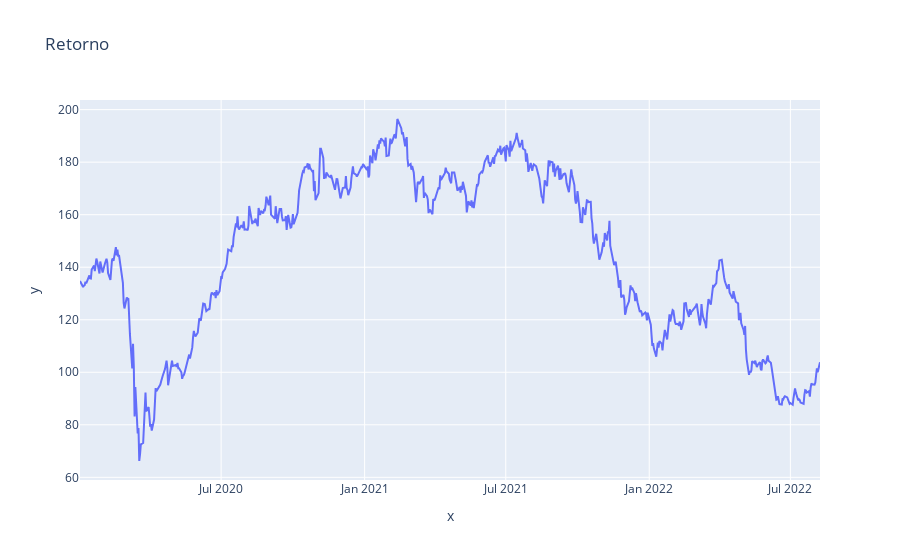

Source (notebook cell):
### Markdown cell above
## Retorno

### Code cell
figura = px.line(x=datas, y=dataset['Taxa retorno'], title='Retorno')
figura.show()

### Figure 1 — Plotly figure (JSON) as saved in the notebook; plotly's stock layout.template omitted (floating-point values rounded to 4 significant figures; data arrays with more than 128 entries replaced by an {"elided": "..."} marker saying what was removed)
{"data": [{"hovertemplate": "x=%{x}<br>y=%{y}<extra></extra>", "legendgroup": "", "line": {"color": "#636efa", "dash": "solid"}, "marker": {"symbol": "circle"}, "mode": "lines", "name": "", "orientation": "v", "showlegend": false, "type": "scatter", "x": {"elided": "646 str values"}, "xaxis": "x", "y": {"elided": "646 float values"}, "yaxis": "y"}], "layout": {"legend": {"tracegroupgap": 0}, "title": {"text": "Retorno"}, "xaxis": {"anchor": "y", "domain": [0, 1], "title": {"text": "x"}}, "yaxis": {"anchor": "x", "domain": [0, 1], "title": {"text": "y"}}}}
